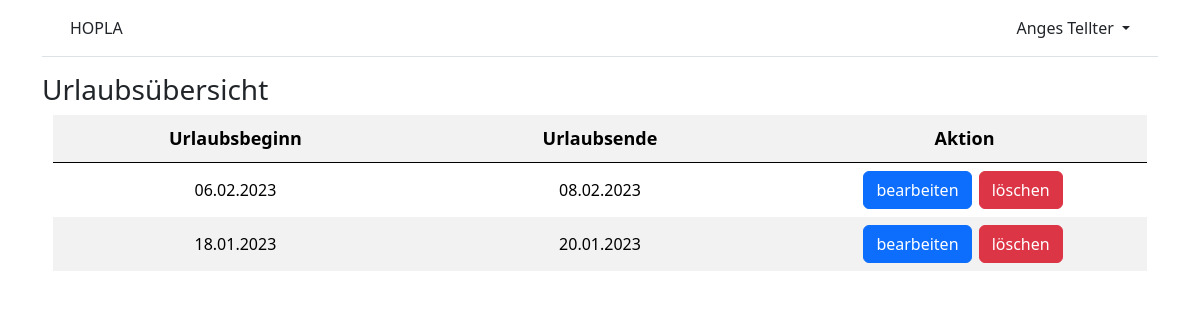
The app's page /vacations/overview/ (signed in), older data.
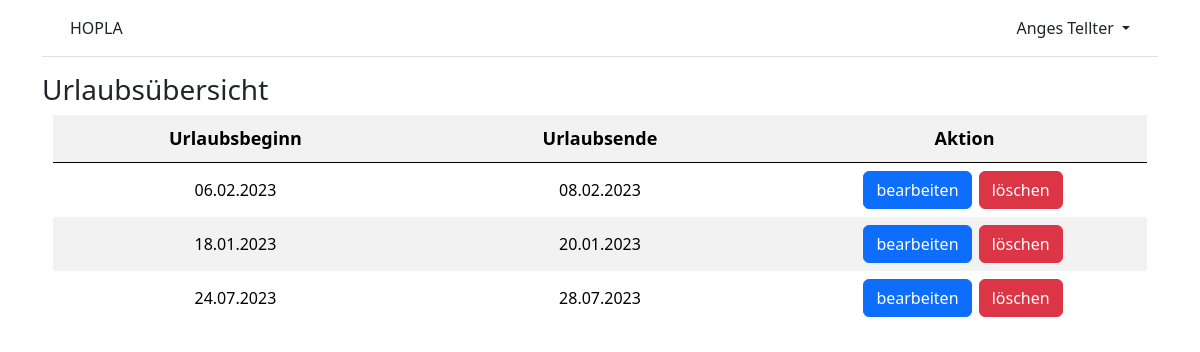
The same page, newer data.
### accounts/models.py (models this page shows)
class Employee(AbstractUser):
    reg_num = models.PositiveIntegerField(null=True, blank=True)
    supervisor = models.ForeignKey(
        'self',
        on_delete=models.CASCADE,
        null=True,
        blank=True,
    )
    team = models.ForeignKey(
        "Team",
        on_delete=models.CASCADE,
        null=False,
        blank=False,
    )
    class Role(models.TextChoices):
        HODEP = ("HODep", "head of department")
        HODIV = ("HODiv", "head of division")
        HOT = ("HOT", "head of team")
        EMP = ("Emp", "employee")
    role = models.CharField(
        max_length=5,
        choices=Role.choices,
        default="Emp",
    )

### vacations/models.py (models this page shows, shortened)
class Vacation(models.Model):
    start_date = models.DateField(default=timezone.now)
    end_date = models.DateField(default=timezone.now)
    user = models.ForeignKey(
        settings.AUTH_USER_MODEL,
        on_delete=models.CASCADE,
    )

### vacations/views.py (the view)
# urls.py: path("overview/", VacationsOverviewView.as_view(), name='vacations_overview'),
class VacationsOverviewView(LoginRequiredMixin, TemplateView):
    template_name = "vacations_overview.html"
    def get_context_data(self, **kwargs):
        context = super().get_context_data(**kwargs)
        context['vacations'] = Vacation.objects.all()
        return context

### templates/vacations_overview.html (shortened to what this page needs)
{% extends "base.html" %}
{% block content %}
{% if user.is_authenticated %}
    <h3>Urlaubsübersicht</h3>
    <table class="infolist table table-striped">
        <tr>
            <th>Urlaubsbeginn</th>
            <th>Urlaubsende</th>
            <th>Aktion</th>
        </tr>
        {% for vacation in vacations %}
            {% if vacation.user.id == user.id %}
            <tr>
                <td>{{ vacation.start_date|date:"d.m.Y" }}</td>
                <td>{{ vacation.end_date|date:"d.m.Y" }}</td>
                <td><a class="btn btn-primary" href="/vacations/edit/{{ vacation.pk }}">bearbeiten</a>
                    <a class="btn btn-danger" href="/vacations/delete/{{ vacation.pk }}">löschen</a></td>
            </tr>
            {% endif %}
        {% endfor %}
    </table>
{% else %}
  <p>Sie sind nicht eingeloggt.</p>
  <a href="{% url 'login' %}">Log In</a> |
  <a href="{% url 'signup' %}">Sign Up</a>
{% endif %}
{% endblock content %}

### templates/base.html (shortened to what this page needs)
<!DOCTYPE html>
{% load static %}
<html>
<head>
  {% load bootstrap5 %}
  {% bootstrap_css %}
  <link rel="stylesheet" href="{% static 'css/base.css' %}">
</head>
<body>
<div class="container">
  <header class="p-3 mb-3 border-bottom">
    <div class="container">
      <div class="d-flex flex-wrap align-items-center justify-content-center justify-content-lg-start">
        <a class="navbar-brand" href="{% url 'home' %}">HOPLA</a>
        {% if user.is_authenticated %}
        <div class="dropdown text-end">
          <a href="#" class="d-block link-dark text-decoration-none dropdown-toggle"
            id="dropdownUser1" data-bs-toggle="dropdown" aria-expanded="false">
            {{ user.first_name }} {{ user.last_name }}
          </a>
        </div>
        {% else %}
        <div class="text-end">
          <a href="{% url 'login' %}" class="btn btn-outline-primary me-2">
            Log In</a>
          <a href="{% url 'signup' %}" class="btn btn-primary">Sign Up</a>
        </div>
        {% endif %}
      </div>
    </div>
  </header>
  <main>
    {% block content %}
    {% endblock content %}
  </main>
</div>
</body>
</html>

### static/css/base.css (style rules this page uses)
.infolist { width: 98%; height: 98%; margin: auto; font-size: 13px; border: 0; }
.infolist tr, .infolist td { border: 0; }
.infolist th { padding: 10px; text-align: center; font-size: 18px; }
.infolist td { vertical-align: middle; text-align: center; width: 200px; height: 50px; font-size: 16px; }
.btn { outline: none; box-shadow: 0 0 0 0; margin-right: 3px; }

Row changes from the older to the newer data that the page shows:
added Vacation: start_date "24.07.2023", end_date "28.07.2023"
